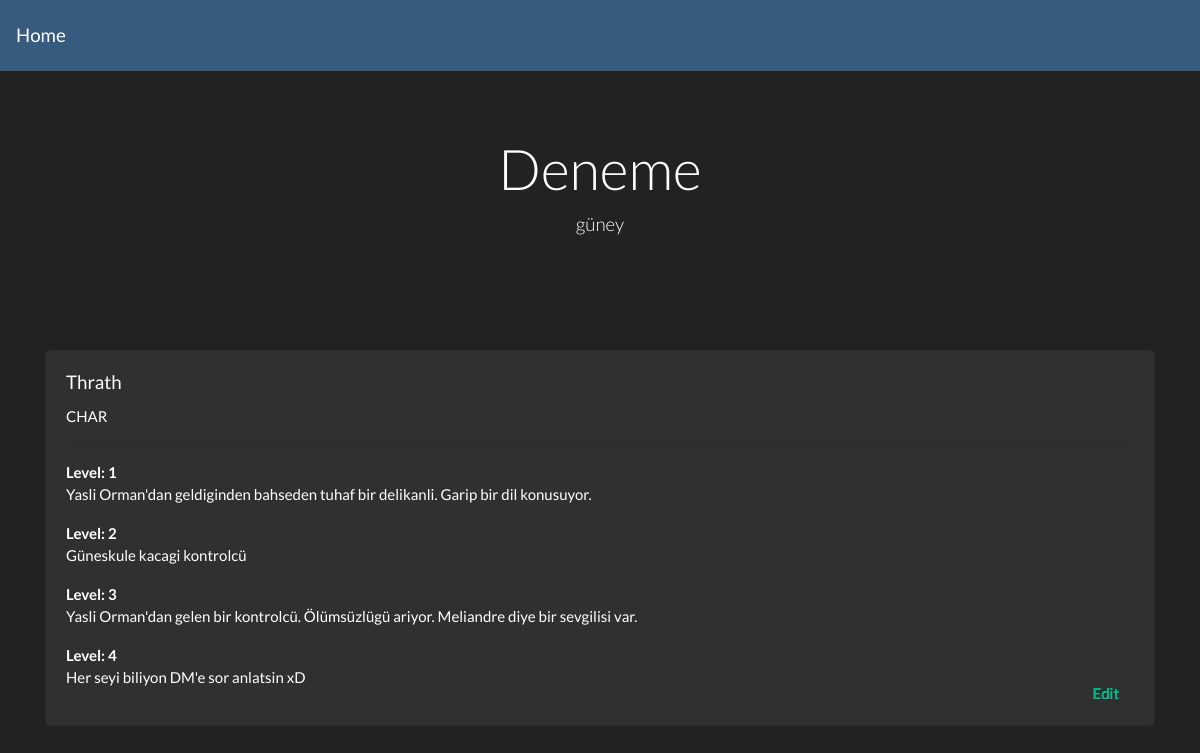
The app's page /campaigns/9/9/lores/1 (signed in) with its own data.
### mainapp/models.py (models this page shows, shortened)
class Campaign(models.Model):
    name = models.CharField(max_length=100, null=False, unique=True)
    description = models.CharField(max_length=10000, null=False)
    players = models.ManyToManyField(User, related_name="players", blank=True)
    game_master = models.ForeignKey(User, on_delete=models.SET_NULL, null=True, related_name="game_master")
    setting = models.ForeignKey(Setting, on_delete=models.SET_NULL, related_name="setting", null=True, blank=True)

class Lore(models.Model):
    campaign = models.ManyToManyField(Campaign)
    type = models.CharField(max_length=100, null=False, choices=LORE_TYPES)
    title = models.CharField(max_length=100, null=False, unique=True)
    text_level1 = models.TextField(blank=True, null=True)
    text_level2 = models.TextField(blank=True, null=True)
    text_level3 = models.TextField(blank=True, null=True)
    text_level4 = models.TextField(blank=True, null=True)
    def text_of_level(self, level):
        if level == 1:
            return self.text_level1
        elif level == 2:
            return self.text_level2
        elif level == 3:
            return self.text_level3
        elif level == 4:
            return self.text_level4
        else:
            return "Something doesn't seem right on the server :("

### mainapp/views.py (the view)
# urls.py: path('campaigns/<int:pk>/<int:charid>/lores/<int:loreid>', LoreProfileView.as_view(), name='lore-profile'),
class LoreProfileView(View):
    model = Character
    template_name = 'lore.html'
    @method_decorator(user_passes_test(lambda u: u.is_authenticated))
    def dispatch(self, *args, **kwargs):
        return super(LoreProfileView, self).dispatch(*args, **kwargs)
    def get(self, request, **kwargs):
        lore_id = self.kwargs['loreid']
        lore = Lore.objects.get(id=lore_id)
        campaign_id = self.kwargs['pk']
        campaign = Campaign.objects.get(id=campaign_id)
        char_id = self.kwargs['charid']
        char = Character.objects.get(id=char_id)
        context = dict()
        context['campaign'] = campaign
        context['lore'] = lore
        context['character'] = char
        if 'charid' in self.kwargs:
            char_id = self.kwargs['charid']
            char = Character.objects.get(id=char_id)
            knownlore = KnownLoreCharacter.objects.get(character=char, lore=lore)
            knownlorelevels = list()
            for i in range(1, knownlore.level + 1):
                knownlorelevels.append(lore.text_of_level(i))
            context['knownlore'] = knownlorelevels
        return render(request, self.template_name, context)

### mainapp/templates/lore.html (shortened to what this page needs)
{% extends 'campaign-layout.html' %}
{% block campaign_name %} {{ campaign.name }}{% endblock %}
{% block gm_name %} {{ campaign.game_master.username }}{% endblock %}
{% block content %}
    <div class="card">
        <div class="card-body" style="position: relative">
            <h5 class="card-title">{{ lore.title }}</h5>
            <p class="card-text">{{ lore.type }}</p>
            <hr>
            {% for loretext in knownlore %}
                <b><p class="card-text">Level: {{ forloop.counter }}</p></b>
                <p class="card-text">{{ loretext }}</p>
                {% if character.campaign.game_master == user %}
                    <a href="{% url 'lore-update' pk=request.resolver_match.kwargs.pk charid=character.id loreid=lore.id %}"
                       class="card-link"
                       style="position: absolute; padding-right: 30px; padding-bottom: 15px; bottom:5px; right: 5px">Edit</a>
                {% endif %}
            {% endfor %}
        </div>
    </div>
{% endblock %}

### records on screen
Campaign: name "Deneme", game_master.username "güney"
Lore: title "Thrath", type "CHAR", knownlore "Yasli Orman'dan geldiginden bahseden tuhaf bir delikanli. Garip bir dil konusuyor." "Güneskule kacagi kontrolcü" "Yasli Orman'dan gelen bir kontrolcü. Ölümsüzlügü ariyor. Meliandre diye bir sevgilisi var." "Her seyi biliyon DM'e sor anlatsin xD"
